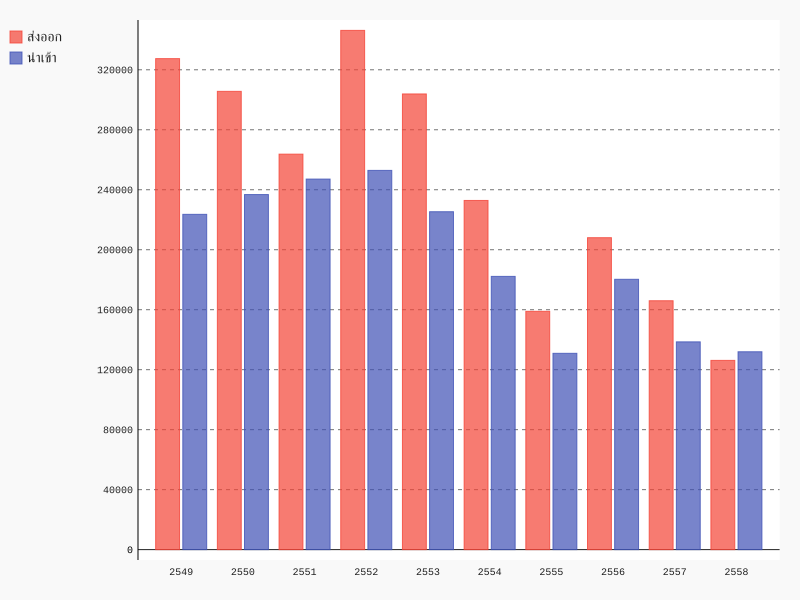

Recreate this plot in Python.
"""This Graph Show import and export in Indonisia"""
import pygal
def main():
    """This Function make graph to show data"""
    bar_chart = pygal.Bar()
    bar_chart.x_labels = map(str, range(2549, 2559))
    bar_chart.add('ส่งออก', [327430.22, 305610.92, 263740.00, 346267.03, 303877.17, 232856.21, 158917.86, 208017.51, 165970.57, 126196.91])
    bar_chart.add('นำเข้า', [223589.27, 236779.36, 247113.43, 252896.75, 225335.37, 182214.96, 130908.94, 180271.39, 138550.21, 131938.76])
    bar_chart.render()
    bar_chart.render_to_file('Indo.svg')
main()
